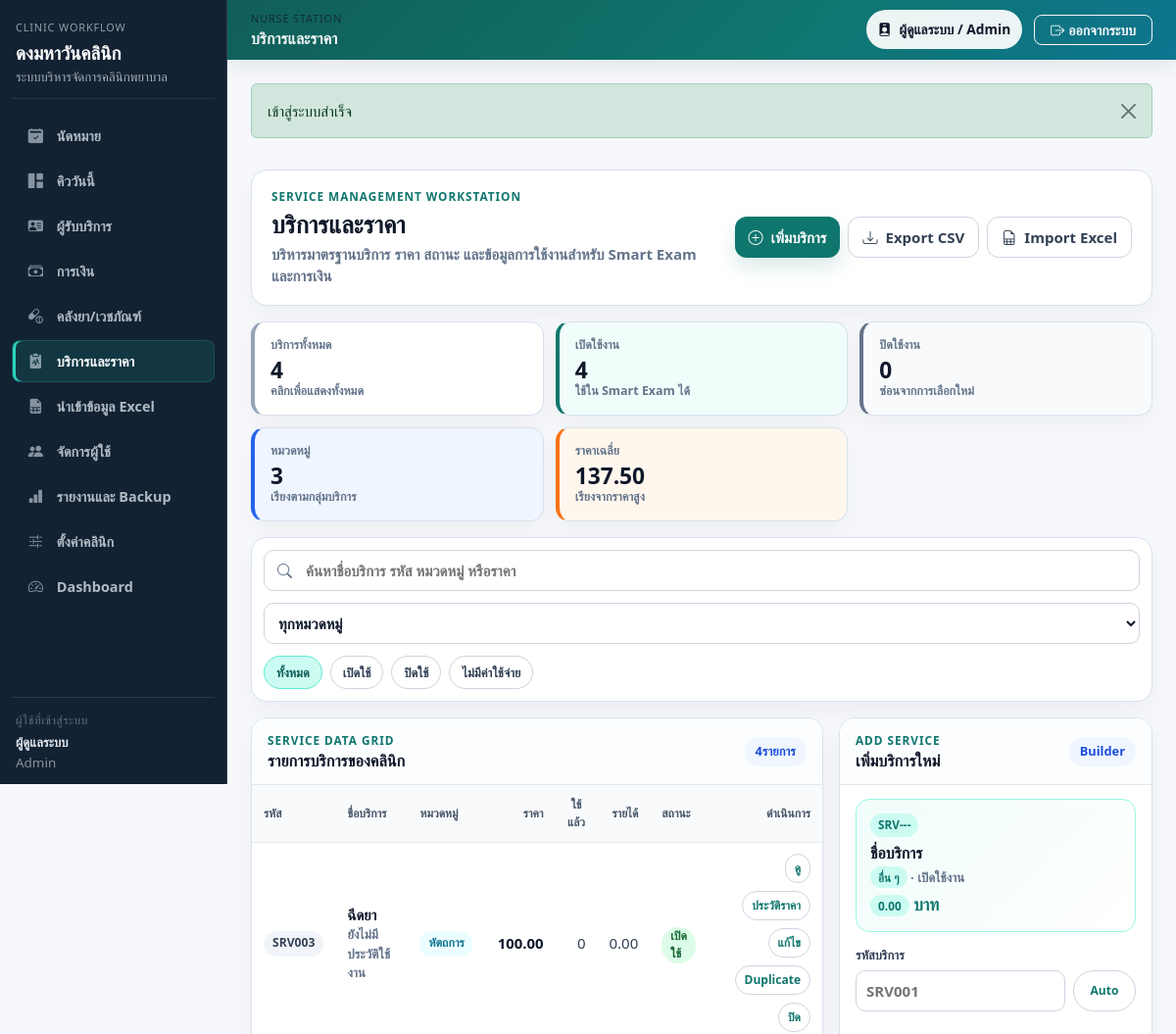
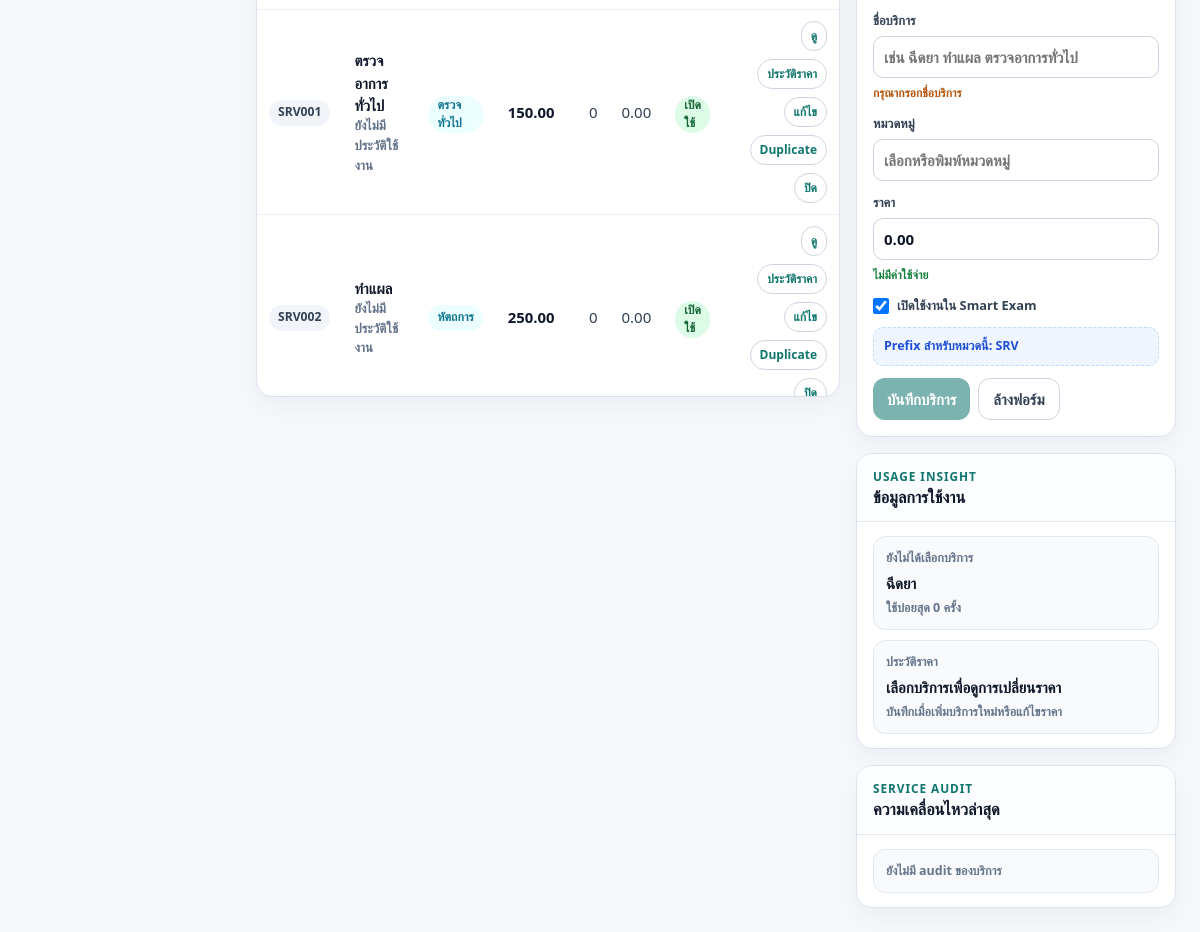
Page /index.php?page=services (signed in) on the committed database (2 pictures, top to bottom).
### tables this page shows
CREATE TABLE `system_settings` (
  `id` bigint unsigned NOT NULL AUTO_INCREMENT,
  `clinic_name` varchar(200) NOT NULL,
  `clinic_address` text DEFAULT NULL,
  `clinic_phone` varchar(50) DEFAULT NULL,
  `clinic_tax_id` varchar(50) DEFAULT NULL,
  `receipt_logo_text` varchar(80) DEFAULT NULL,
  `receipt_footer` text DEFAULT NULL,
  `receipt_prefix` varchar(20) NOT NULL DEFAULT 'RC',
  `hn_prefix` varchar(20) NOT NULL DEFAULT 'HN',
  `expiry_alert_days` int NOT NULL DEFAULT 30,
  `queue_note` varchar(255) DEFAULT NULL,
  `created_at` datetime DEFAULT CURRENT_TIMESTAMP,
  `updated_at` datetime DEFAULT CURRENT_TIMESTAMP ON UPDATE CURRENT_TIMESTAMP,
  PRIMARY KEY (`id`)
);

CREATE TABLE `services` (
  `id` bigint unsigned NOT NULL AUTO_INCREMENT,
  `service_code` varchar(50) NOT NULL,
  `service_name` varchar(150) NOT NULL,
  `category` varchar(100) DEFAULT NULL,
  `price` decimal(10,2) NOT NULL DEFAULT 0.00,
  `is_active` tinyint(1) NOT NULL DEFAULT 1,
  `created_at` datetime DEFAULT CURRENT_TIMESTAMP,
  `updated_at` datetime DEFAULT CURRENT_TIMESTAMP ON UPDATE CURRENT_TIMESTAMP,
  PRIMARY KEY (`id`),
  UNIQUE KEY `uk_services_service_code` (`service_code`),
  KEY `idx_services_service_name` (`service_name`)
);

### app/Views/services/index.php (the view, shortened to what the rows shown need)
<?php
$services = $services ?? [];
$topService = null;
foreach ($services as $service) {
    if ($topService === null || (float) ($service['total_qty'] ?? 0) > (float) ($topService['total_qty'] ?? 0)) {
        $topService = $service;
    }
}
$canManage = has_role('ADMIN');
?>
<div class="service-workstation" data-service-workstation>
    <section class="service-hero">
        <div>
            <h1>บริการและราคา</h1>
        </div>
    </section>
    <div class="service-layout">
        <section class="service-panel service-main-panel">
            <div class="service-panel-header">
                <div>
                    <h2>รายการบริการของคลินิก</h2>
                </div>
            </div>
            <div class="service-table-wrap">
                <table class="service-table">
                    <thead>
                        <tr>
                            <th><button type="button" data-service-sort="code">รหัส</button></th>
                            <th><button type="button" data-service-sort="name">ชื่อบริการ</button></th>
                            <th><button type="button" data-service-sort="category">หมวดหมู่</button></th>
                            <th class="text-end"><button type="button" data-service-sort="price">ราคา</button></th>
                            <th class="text-end"><button type="button" data-service-sort="usage">ใช้แล้ว</button></th>
                            <th class="text-end"><button type="button" data-service-sort="income">รายได้</button></th>
                            <th>สถานะ</th>
                            <th class="text-end">ดำเนินการ</th>
                        </tr>
                    </thead>
                    <tbody data-service-tbody>
                        <?php foreach ($services as $service): ?>
                            <?php
                            $serviceId = (int) ($service['id'] ?? 0);
                            $code = (string) ($service['service_code'] ?? '');
                            $name = (string) ($service['service_name'] ?? '');
                            $category = trim((string) ($service['category'] ?? '')) ?: 'อื่น ๆ';
                            $price = (float) ($service['price'] ?? 0);
                            $usage = (float) ($service['total_qty'] ?? 0);
                            $income = (float) ($service['total_income'] ?? 0);
                            $lastUsed = (string) ($service['last_used_at'] ?? '');
                            $smartExamCount = (int) ($service['smart_exam_preset_count'] ?? 0);
                            $status = (int) ($service['is_active'] ?? 0) === 1 ? 'active' : 'inactive';
                            $search = trim($code . ' ' . $name . ' ' . $category . ' ' . number_format($price, 2));
                            ?>
                            <tr data-service-row
                                data-id="<?= e((string) $serviceId) ?>"
                                data-code="<?= e($code) ?>"
                                data-name="<?= e($name) ?>"
                                data-category="<?= e($category) ?>"
                                data-price="<?= e((string) $price) ?>"
                                data-usage="<?= e((string) $usage) ?>"
                                data-income="<?= e((string) $income) ?>"
                                data-last-used="<?= e($lastUsed) ?>"
                                data-smart-exam="<?= e((string) $smartExamCount) ?>"
                                data-status="<?= e($status) ?>"
                                data-search="<?= e($search) ?>">
                                <td><span class="service-code"><?= e($code) ?></span></td>
                                <td>
                                    <strong><?= e($name) ?></strong>
                                    <small><?= $lastUsed !== '' ? 'ใช้ล่าสุด ' . e($lastUsed) : 'ยังไม่มีประวัติใช้งาน' ?></small>
                                </td>
                                <td><span class="service-category"><?= e($category) ?></span></td>
                                <td class="text-end">
                                    <strong><?= e(number_format($price, 2)) ?></strong>
                                </td>
                                <td class="text-end"><?= e(number_format($usage, 0)) ?></td>
                                <td class="text-end"><?= e(number_format($income, 2)) ?></td>
                                <td>
                                    <span class="service-status is-<?= e($status) ?>"><?= $status === 'active' ? 'เปิดใช้' : 'ปิดใช้' ?></span>
                                </td>
                                <td>
                                    <div class="service-row-actions">
                                        <button type="button" data-service-row-action="detail">ดู</button>
                                        <button type="button" data-service-row-action="history">ประวัติราคา</button>
                                        <?php if ($canManage): ?>
                                            <button type="button" data-service-row-action="edit">แก้ไข</button>
                                            <button type="button" data-service-row-action="duplicate">Duplicate</button>
                                            <form class="service-inline-form" method="post" action="<?= e(route_url('services-toggle')) ?>">
                                                <button type="submit"><?= $status === 'active' ? 'ปิด' : 'เปิด' ?></button>
                                            </form>
                                        <?php endif; ?>
                                    </div>
                                </td>
                            </tr>
                        <?php endforeach; ?>
                    </tbody>
                </table>
            </div>
        </section>
        <aside class="service-detail-panel">
            <section class="service-panel">
                <div class="service-panel-header">
                    <div>
                        <h2 data-service-panel-title><?= $canManage ? 'เพิ่มบริการใหม่' : 'รายละเอียดบริการ' ?></h2>
                    </div>
                </div>
            </section>
            <section class="service-panel">
                <div class="service-panel-header">
                    <div>
                        <h2>ข้อมูลการใช้งาน</h2>
                    </div>
                </div>
                <div class="service-insight-body">
                    <div data-service-selected-insight>
                        <span>ยังไม่ได้เลือกบริการ</span>
                        <strong><?= $topService ? e((string) $topService['service_name']) : 'ไม่มีข้อมูล' ?></strong>
                        <small><?= $topService ? 'ใช้บ่อยสุด ' . e(number_format((float) ($topService['total_qty'] ?? 0), 0)) . ' ครั้ง' : 'เลือกบริการเพื่อดูสถิติ' ?></small>
                    </div>
                </div>
            </section>
            <section class="service-panel">
                <div class="service-panel-header">
                    <div>
                        <h2>ความเคลื่อนไหวล่าสุด</h2>
                    </div>
                </div>
            </section>
        </aside>
    </div>
</div>

### app/Views/layouts/app.php (shortened to what the rows shown need)
<?php
$clinicName = (string) system_setting('clinic_name', config('app.name'));
?>
<!doctype html>
<html lang="th">
<head>
    <link href="https://cdn.jsdelivr.net/npm/bootstrap@5.3.3/dist/css/bootstrap.min.css" rel="stylesheet">
    <link href="https://cdn.jsdelivr.net/npm/bootstrap-icons@1.11.3/font/bootstrap-icons.css" rel="stylesheet">
    <link href="<?= e(app_url('assets/css/app.css')) ?>" rel="stylesheet">
    <?php foreach (($pageStyles ?? []) as $pageStyle): ?>
        <link href="<?= e((string) $pageStyle) ?>" rel="stylesheet">
    <?php endforeach; ?>
</head>
<body>
<div class="app-shell">
    <aside class="app-sidebar sidebar">
        <div class="sidebar-inner">
            <div class="sidebar-brand text-white">
                <div class="sidebar-kicker">Clinic Workflow</div>
                <h4 class="mb-1"><?= e($clinicName) ?></h4>
                <div class="sidebar-subtitle">ระบบบริหารจัดการคลินิกพยาบาล</div>
            </div>
        </div>
    </aside>
    <main class="app-main-shell">
        <div class="app-content px-3 px-lg-4 py-4">
            <?= $content ?>
        </div>
    </main>
</div>
</body>
</html>

### rows in the picture
system_settings: clinic_name "ดงมหาวันคลินิก"
services: service_code "SRV003", service_name "ฉีดยา", category "หัตถการ", price "100.00", usage "0", income "0.00", is_active "เปิดใช้"
services: service_code "SRV001", service_name "ตรวจอาการทั่วไป", category "ตรวจทั่วไป", price "150.00", usage "0", income "0.00", is_active "เปิดใช้"
services: service_code "SRV002", service_name "ทำแผล", category "หัตถการ", price "250.00", usage "0", income "0.00", is_active "เปิดใช้"

### other values in the picture
$navItem['label'] "นัดหมาย"
$navItem['label'] "คิววันนี้"
$navItem['label'] "ผู้รับบริการ"
$navItem['label'] "การเงิน"
$navItem['label'] "คลังยา/เวชภัณฑ์"
$navItem['label'] "บริการและราคา"
$navItem['label'] "นำเข้าข้อมูล Excel"
$navItem['label'] "จัดการผู้ใช้"
$navItem['label'] "รายงานและ Backup"
$navItem['label'] "ตั้งค่าคลินิก"
$navItem['label'] "Dashboard"
$user['full_name'] "ผู้ดูแลระบบ"
$user['role_name'] "Admin"
$pageTitleText "บริการและราคา"
$successMessage "เข้าสู่ระบบสำเร็จ"
